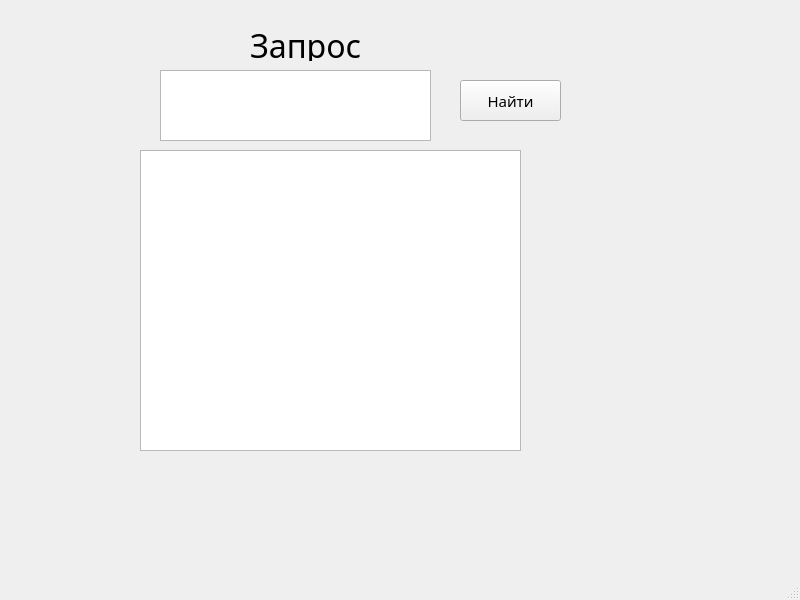
<?xml version="1.0" encoding="UTF-8"?>
<ui version="4.0">
 <class>MainWindow</class>
 <widget class="QMainWindow" name="MainWindow">
  <property name="geometry">
   <rect>
    <x>0</x>
    <y>0</y>
    <width>800</width>
    <height>600</height>
   </rect>
  </property>
  <property name="windowTitle">
   <string>MainWindow</string>
  </property>
  <widget class="QWidget" name="centralwidget">
   <widget class="QTextEdit" name="request_field">
    <property name="geometry">
     <rect>
      <x>160</x>
      <y>70</y>
      <width>271</width>
      <height>71</height>
     </rect>
    </property>
   </widget>
   <widget class="QTableWidget" name="tableWidget">
    <property name="geometry">
     <rect>
      <x>140</x>
      <y>150</y>
      <width>381</width>
      <height>301</height>
     </rect>
    </property>
   </widget>
   <widget class="QLabel" name="label">
    <property name="geometry">
     <rect>
      <x>250</x>
      <y>30</y>
      <width>211</width>
      <height>31</height>
     </rect>
    </property>
    <property name="font">
     <font>
      <family>Mistral</family>
      <pointsize>24</pointsize>
     </font>
    </property>
    <property name="text">
     <string>Запрос</string>
    </property>
   </widget>
   <widget class="QPushButton" name="button">
    <property name="geometry">
     <rect>
      <x>460</x>
      <y>80</y>
      <width>101</width>
      <height>41</height>
     </rect>
    </property>
    <property name="font">
     <font>
      <family>Mistral</family>
      <pointsize>11</pointsize>
     </font>
    </property>
    <property name="text">
     <string>Найти</string>
    </property>
   </widget>
   <widget class="QLabel" name="error_label">
    <property name="geometry">
     <rect>
      <x>120</x>
      <y>440</y>
      <width>401</width>
      <height>121</height>
     </rect>
    </property>
    <property name="font">
     <font>
      <family>Mistral</family>
      <pointsize>14</pointsize>
     </font>
    </property>
    <property name="text">
     <string/>
    </property>
   </widget>
  </widget>
  <widget class="QMenuBar" name="menubar">
   <property name="geometry">
    <rect>
     <x>0</x>
     <y>0</y>
     <width>800</width>
     <height>21</height>
    </rect>
   </property>
  </widget>
  <widget class="QStatusBar" name="statusbar"/>
 </widget>
 <resources/>
 <connections/>
</ui>
